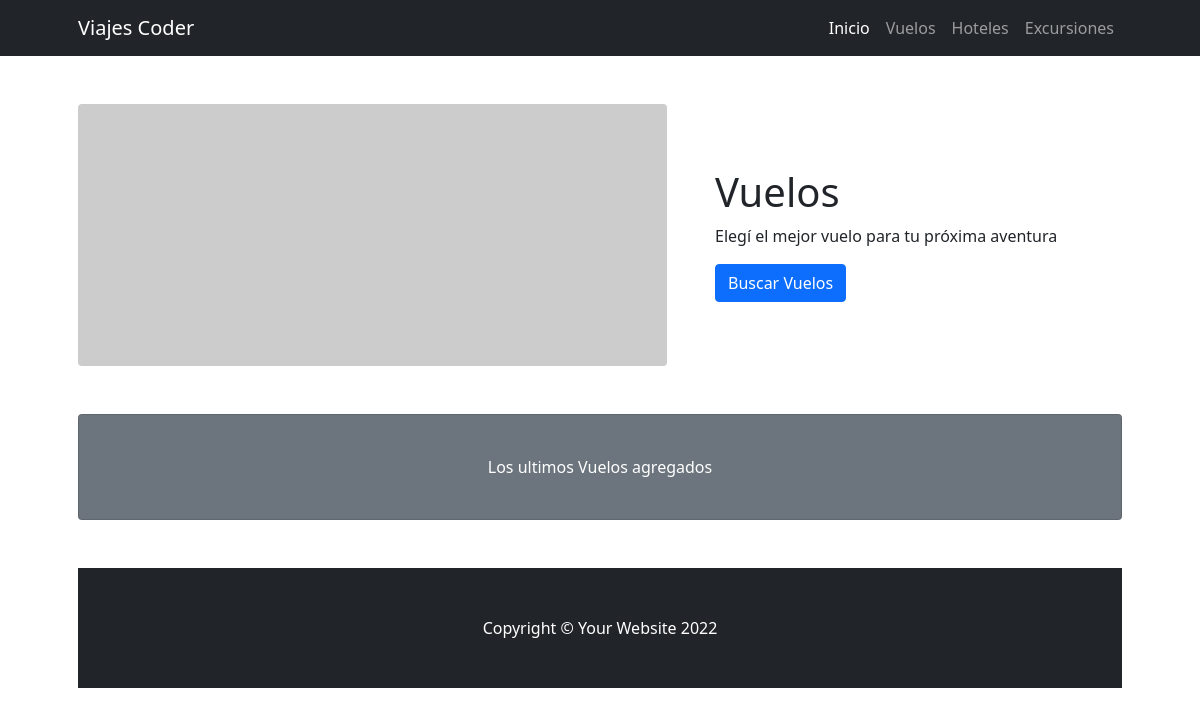
Before: /vuelos/ with the older database file.
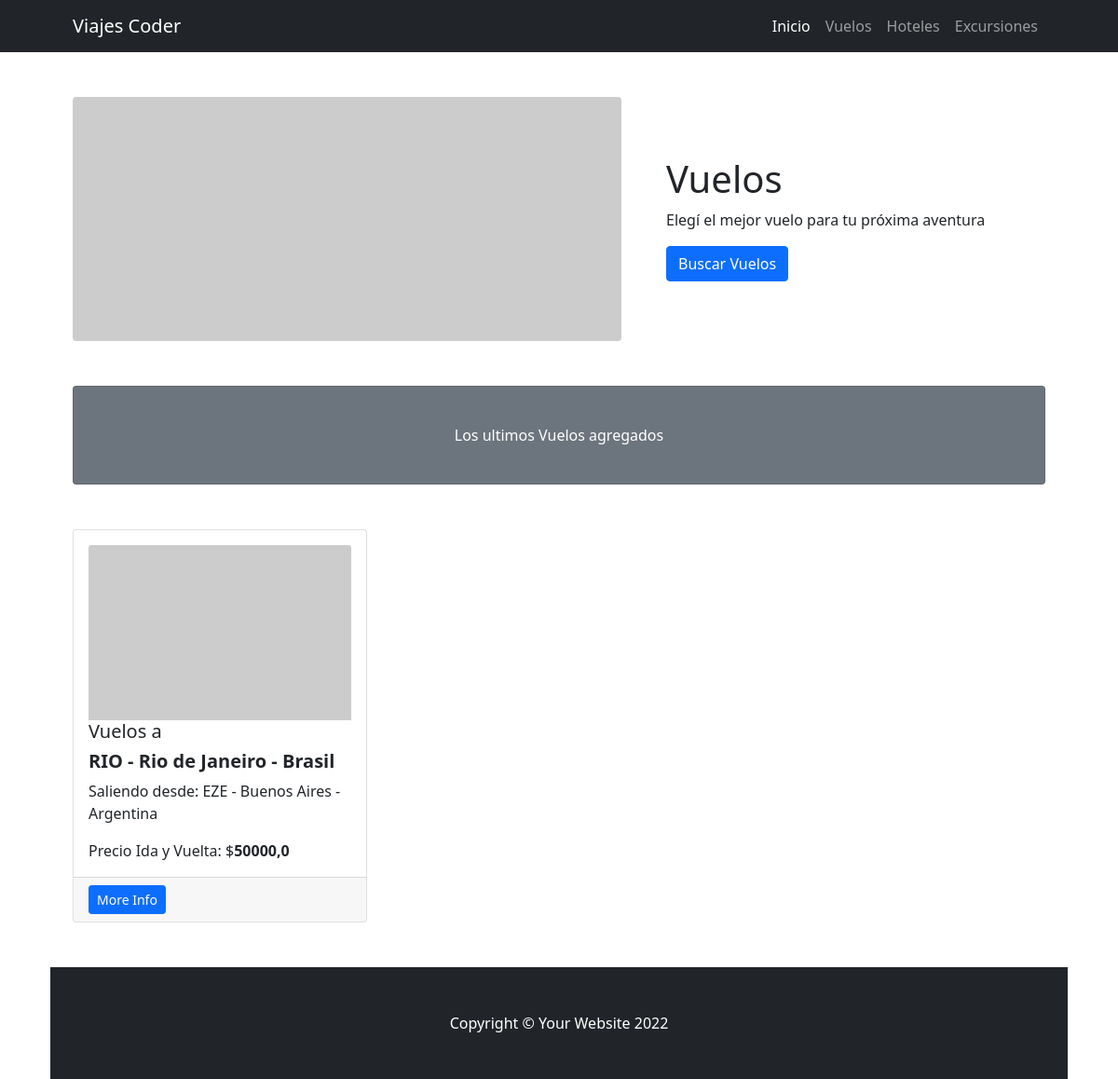
After: the same page with the newer database file.
### ProyectoViajesApp/models.py (models this page shows)
class Vuelo(models.Model):
    id_vuelo = models.IntegerField()
    origen = models.CharField(max_length=30)
    destino = models.CharField(max_length=30)
    ida = models.DateTimeField()
    vuelta = models.DateTimeField()
    precio = models.PositiveIntegerField()

### ProyectoViajesApp/views.py (the view)
# urls.py: path('vuelos/',vuelos,name="vuelos"),
def vuelos(request):
    vuelos = Vuelo.objects.all()
    return render(request,"ProyectoViajesApp/vuelos.html",{"vuelos":vuelos})

### ProyectoViajesApp/templates/ProyectoViajesApp/vuelos.html (shortened to what this page needs)
{% extends 'ProyectoViajesApp/base.html' %}
{%load static%}
{% block TipoDePagina %}Vuelos{% endblock %}
{% block SloganPagina %}Elegí el mejor vuelo para tu próxima aventura{% endblock %}
{% block DeBusqueda %}
<a class="btn btn-primary" href="#!">Buscar Vuelos</a>
{% endblock %}</a>
{%block ContenidoPagina%}
    <div class="card text-white bg-secondary my-5 py-4 text-center">
        <div class="card-body"><p class="text-white m-0">Los ultimos Vuelos agregados</p></div>
    </div>
    {%for vuelo in vuelos%}
        <div class="row gx-4 gx-lg-5">
            <div class="col-md-4 mb-5">
                <div class="card h-100">
                    <div class="card-body">
                        <img class="card-img-top" src="https://dummyimage.com/450x300/dee2e6/6c757d.jpg" alt="..." />
                        <h5 class="card-title">Vuelos a <h5><b>{{vuelo.destino}}</b></h5>
                        <p class="card-text">Saliendo desde: {{vuelo.origen}}</p>
                        <p class="card-text">Precio Ida y Vuelta: $<b>{{vuelo.precio}}</b></p>
                    </div>
                <div class="card-footer"><a class="btn btn-primary btn-sm" href="#!">More Info</a></div>
            </div>
        </div>
    {%endfor%}
{%endblock%}

Changed rows visible on the page:
added Vuelo: destino "RIO - Rio de Janeiro - Brasil", origen "EZE - Buenos Aires - Argentina", precio "50000,0"
